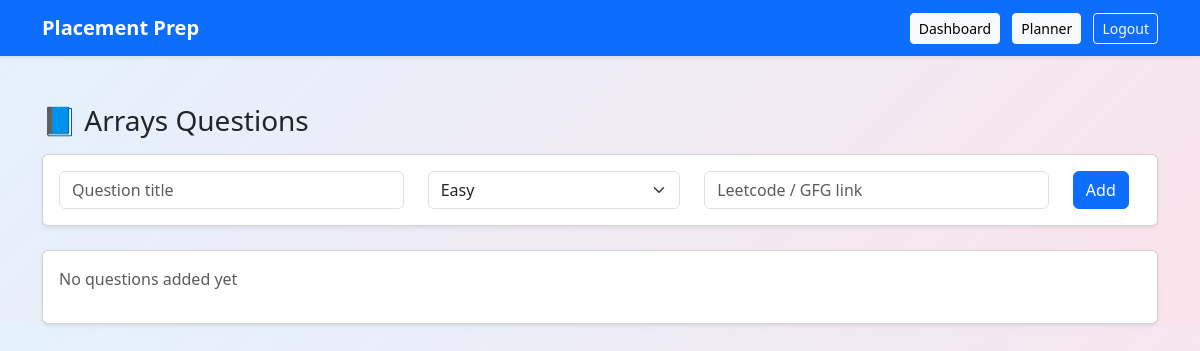
Before: /questions/Arrays (signed in) with the older database file.
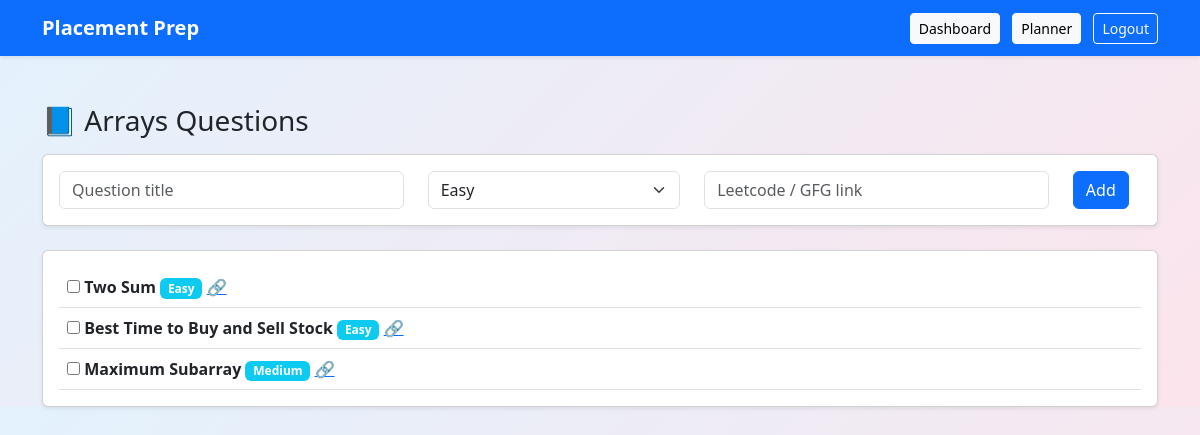
After: the same page with the newer database file.
### app.py (models this page shows)
class Question(db.Model):
    id = db.Column(db.Integer, primary_key=True)
    title = db.Column(db.String(200))
    difficulty = db.Column(db.String(20))
    link = db.Column(db.String(300))
    topic = db.Column(db.String(50))
    solved = db.Column(db.Boolean, default=False)
    user_email = db.Column(db.String(100))

### app.py (the view)
@app.route("/questions/<topic>")
def view_questions(topic):
    if "user" not in session:
        return redirect(url_for("login"))
    questions = Question.query.filter_by(
        user_email=session["user"],
        topic=topic
    ).all()
    return render_template(
        "questions.html",
        topic=topic,
        questions=questions
    )

### templates/questions.html (shortened to what this page needs)
{% extends "base.html" %}
{% block content %}
<h3 class="mb-3">📘 {{ topic }} Questions</h3>
<div class="card p-3 mb-4 shadow-sm">
  <form action="/add-question" method="POST">
    <div class="row">
      <div class="col-md-4">
        <input class="form-control" name="title" placeholder="Question title" required>
      </div>
      <div class="col-md-3">
        <select name="difficulty" class="form-select">
          <option>Easy</option>
        </select>
      </div>
      <div class="col-md-4">
        <input class="form-control" name="link" placeholder="Leetcode / GFG link">
      </div>
      <div class="col-md-1">
        <button class="btn btn-primary">Add</button>
      </div>
    </div>
  </form>
</div>
<div class="card p-3 shadow-sm">
  {% for q in questions %}
  <div class="d-flex justify-content-between align-items-center border-bottom p-2">
    <div>
      <input type="checkbox"
        onchange="toggleQ({{ q.id }})">
      <strong>{{ q.title }}</strong>
      <span class="badge bg-info">{{ q.difficulty }}</span>
      {% if q.link %}
        <a href="{{ q.link }}" target="_blank">🔗</a>
      {% endif %}
    </div>
  </div>
  {% endfor %}
  {% if not questions %}
    <p class="text-muted">No questions added yet</p>
  {% endif %}
</div>
{% endblock %}

### templates/base.html (shortened to what this page needs)
<!DOCTYPE html>
<html lang="en">
<head>
    <link
      href="https://cdn.jsdelivr.net/npm/bootstrap@5.3.2/dist/css/bootstrap.min.css"
      rel="stylesheet"
    >
</head>
<body style="background: linear-gradient(135deg, #e3f2fd, #fce4ec);">
<nav class="navbar navbar-expand-lg navbar-dark bg-primary shadow-sm">
  <div class="container">
    <a class="navbar-brand fw-bold" href="/">Placement Prep</a>
    <div>
      {% if session.get("user") %}
        <a class="btn btn-light btn-sm me-2" href="/dashboard">Dashboard</a>
        <a class="btn btn-light btn-sm me-2" href="/planner">Planner</a>
        <a class="btn btn-outline-light btn-sm" href="/logout">Logout</a>
      {% else %}
        <a class="btn btn-light btn-sm me-2" href="/login">Login</a>
        <a class="btn btn-warning btn-sm" href="/signup">Signup</a>
      {% endif %}
    </div>
  </div>
</nav>
<div class="container mt-5">
  {% block content %}{% endblock %}
</div>
</body>
</html>

Changed rows visible on the page:
added Question: title "Two Sum", difficulty "Easy"
added Question: title "Best Time to Buy and Sell Stock", difficulty "Easy"
added Question: title "Maximum Subarray", difficulty "Medium"
Other visible differences:
text no longer shown: "No questions added yet"
